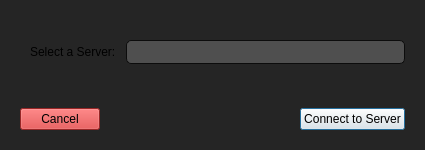
<?xml version="1.0" encoding="UTF-8"?>
<ui version="4.0">
 <class>SelectServerDialog</class>
 <widget class="QDialog" name="SelectServerDialog">
  <property name="geometry">
   <rect>
    <x>0</x>
    <y>0</y>
    <width>425</width>
    <height>150</height>
   </rect>
  </property>
  <property name="windowTitle">
   <string>Dialog</string>
  </property>
  <property name="styleSheet">
   <string notr="true">#cancelButton {
	background-color: #d43535;
}

QDialog {
	background-color: rgb(37, 37, 37);
}

QLineEdit,  QComboBox, QSpinBox {
	background-color: #4f4f4f;
	padding: 3px;
	border-radius: 5px;
	border: 1px Solid #0C0C0C;
}
QComboBox::drop-down {border-width: 0px;} QComboBox::down-arrow {image: url(noimg); border-width: 0px;}</string>
  </property>
  <layout class="QVBoxLayout" name="verticalLayout">
   <property name="spacing">
    <number>10</number>
   </property>
   <property name="leftMargin">
    <number>20</number>
   </property>
   <property name="topMargin">
    <number>20</number>
   </property>
   <property name="rightMargin">
    <number>20</number>
   </property>
   <property name="bottomMargin">
    <number>20</number>
   </property>
   <item>
    <spacer name="horizontalSpacer_2">
     <property name="orientation">
      <enum>Qt::Horizontal</enum>
     </property>
     <property name="sizeHint" stdset="0">
      <size>
       <width>40</width>
       <height>20</height>
      </size>
     </property>
    </spacer>
   </item>
   <item>
    <layout class="QFormLayout" name="formLayout">
     <property name="fieldGrowthPolicy">
      <enum>QFormLayout::ExpandingFieldsGrow</enum>
     </property>
     <property name="horizontalSpacing">
      <number>10</number>
     </property>
     <property name="verticalSpacing">
      <number>10</number>
     </property>
     <property name="leftMargin">
      <number>10</number>
     </property>
     <property name="rightMargin">
      <number>0</number>
     </property>
     <item row="0" column="0">
      <widget class="QLabel" name="label">
       <property name="text">
        <string>Select a Server:</string>
       </property>
      </widget>
     </item>
     <item row="0" column="1">
      <widget class="QComboBox" name="serverComboBox">
       <property name="sizePolicy">
        <sizepolicy hsizetype="Expanding" vsizetype="Fixed">
         <horstretch>0</horstretch>
         <verstretch>0</verstretch>
        </sizepolicy>
       </property>
      </widget>
     </item>
    </layout>
   </item>
   <item>
    <spacer name="verticalSpacer">
     <property name="orientation">
      <enum>Qt::Vertical</enum>
     </property>
     <property name="sizeHint" stdset="0">
      <size>
       <width>20</width>
       <height>40</height>
      </size>
     </property>
    </spacer>
   </item>
   <item>
    <layout class="QHBoxLayout" name="horizontalLayout">
     <item>
      <widget class="QPushButton" name="cancelButton">
       <property name="text">
        <string>Cancel</string>
       </property>
      </widget>
     </item>
     <item>
      <spacer name="horizontalSpacer">
       <property name="orientation">
        <enum>Qt::Horizontal</enum>
       </property>
       <property name="sizeHint" stdset="0">
        <size>
         <width>40</width>
         <height>20</height>
        </size>
       </property>
      </spacer>
     </item>
     <item>
      <widget class="QPushButton" name="connectButton">
       <property name="text">
        <string>Connect to Server</string>
       </property>
       <property name="default">
        <bool>true</bool>
       </property>
      </widget>
     </item>
    </layout>
   </item>
  </layout>
 </widget>
 <resources/>
 <connections/>
</ui>
